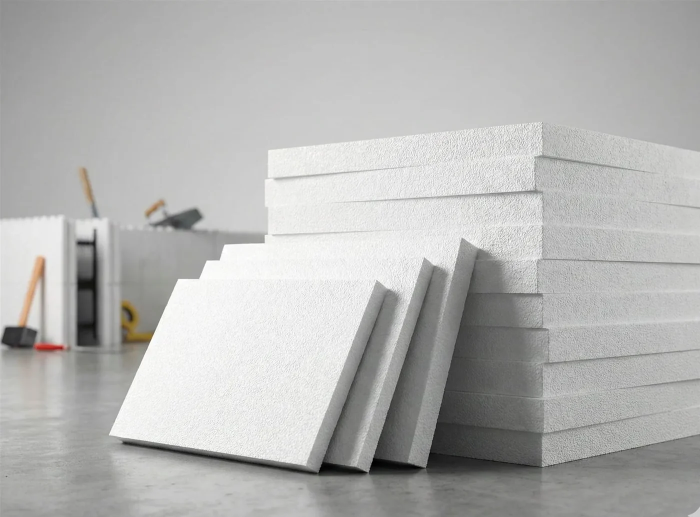
#> input picture products/placas-de-isopor.webp, 1400 x 1034 px, found by its file name (shown at 1/2 size)
$ python build-assets.py
#> lines starting #> are read from the running program, lines starting #| are printed output that depends on the picture
#!/usr/bin/env python3
"""
Pipeline de assets da Polisopor.

Roda uma vez para preparar public/ a partir dos arquivos originais do WordPress
antigo (wp-content/uploads) e das fotos de produto reaproveitadas. Idempotente:
pode rodar de novo sem quebrar nada.

O que faz:
  1. Recorta o logo oficial (JPG com fundo branco, lockup vertical) em duas
     versões PNG transparentes: a marca isolada e um lockup horizontal, que é o
     único formato legível na altura de um header.
  2. Converte as fotos de produto para WebP (leve, para a página) mantendo um
     JPG ao lado (preview de link do WhatsApp e LinkedIn não lê WebP bem).
  3. Recorta a foto de PIR/PUR para tirar o texto e a marca d'água gravados nela.
  4. Gera favicons, ícones de PWA e a imagem de Open Graph.

Uso: python3 scripts/build-assets.py
"""

from pathlib import Path
from PIL import Image, ImageDraw, ImageFont

ROOT = Path(__file__).resolve().parent.parent
PUBLIC = ROOT / "public"
WP = Path("/Users/faustocavalcante/Desktop/SitePolisopor/polisopor/wp-content/uploads")
ISOLAMAX = Path("/Users/faustocavalcante/Documents/Isolamax/ISOLAMAX/public")

PRIMARY = (35, 91, 114)   # #235B72
TEAL = (63, 138, 159)     # #3F8A9F
SKY = (116, 193, 213)     # #74C1D5
MIST = (242, 247, 249)    # #F2F7F9


def ensure(*dirs: Path) -> None:
    for d in dirs:
        d.mkdir(parents=True, exist_ok=True)


# [38 lines left out: functions alpha_from_white, content_rows, not called in this run]


def build_logo() -> None:
    """Separa marca e wordmark, e monta o lockup horizontal."""
    src = WP / "2020/06/POLISOPOR-novo-logo.jpg"
    if not src.exists():
        print(f"  ! logo não encontrado em {src}")
        return

    full = alpha_from_white(Image.open(src))
    rows = content_rows(full)

    # Agrupa as faixas de conteúdo. O logo tem duas: as três formas em cima e o
    # bloco de texto ("POLISOPOR" + tagline) embaixo, separadas por branco.
    bands: list[tuple[int, int]] = []
    start = None
    for y, filled in enumerate(rows):
        if filled and start is None:
            start = y
        elif not filled and start is not None:
            bands.append((start, y))
            start = None
    if start is not None:
        bands.append((start, len(rows)))

    # Descarta faixas finas de ruído de compressão.
    bands = [(a, b) for a, b in bands if b - a > full.height * 0.02]
    if len(bands) < 2:
        print(f"  ! esperava 2 blocos no logo, achei {len(bands)}")
        return

    mark = full.crop((0, bands[0][0], full.width, bands[0][1]))
    mark = mark.crop(mark.getbbox())

    text_top = bands[1][0]
    text_bottom = bands[-1][1]
    word = full.crop((0, text_top, full.width, text_bottom))
    word = word.crop(word.getbbox())

    ensure(PUBLIC / "assets")
    mark.save(PUBLIC / "assets/polisopor-marca.png")

    # Lockup horizontal: marca à esquerda, wordmark à direita, alturas casadas
    # pela altura da marca. O wordmark é reduzido para ~52% dela, que é a
    # proporção que mantém "POLISOPOR" legível sem dominar o símbolo.
    target_h = 360
    mark_r = mark.resize(
        (round(mark.width * target_h / mark.height), target_h), Image.LANCZOS
    )
    word_h = round(target_h * 0.52)
    word_r = word.resize(
        (round(word.width * word_h / word.height), word_h), Image.LANCZOS
    )

    gap = round(target_h * 0.14)
    canvas = Image.new(
        "RGBA", (mark_r.width + gap + word_r.width, target_h), (0, 0, 0, 0)
    )
    canvas.alpha_composite(mark_r, (0, 0))
    canvas.alpha_composite(word_r, (mark_r.width + gap, (target_h - word_h) // 2))
    canvas.save(PUBLIC / "assets/logo-polisopor.png")
    canvas.save(PUBLIC / "assets/logo-polisopor.webp", quality=92, method=6)
    print(f"  logo horizontal {canvas.size}, marca {mark.size}")

    build_icons(mark)


# [24 lines left out: function build_icons, not called in this run]


def strip_watermark(im: Image.Image) -> Image.Image:
    """
    Remove a marca d'água do canto inferior direito.

    As fotos de produto vindas do acervo da Isolamax trazem um losango claro
    gravado no canto (assinatura do gerador de imagem). Não dá para apagar sem
    deixar borrão, então o recorte descarta a faixa: 6% da altura e 5% da
    largura, o suficiente para tirar o símbolo sem comer o assunto, que nessas
    fotos está sempre centralizado ou à esquerda.
    """
    w, h = im.size
    return im.crop((0, 0, round(w * 0.95), round(h * 0.94)))


def save_pair(im: Image.Image, dest_no_ext: Path, max_w: int = 1400) -> None:
    """Salva a imagem como WebP (página) e JPG (preview de link)."""
    ensure(dest_no_ext.parent)
    im = im.convert("RGB")
    if im.width > max_w:
        im = im.resize((max_w, round(im.height * max_w / im.width)), Image.LANCZOS)
    im.save(dest_no_ext.with_suffix(".webp"), quality=86, method=6)
    im.save(dest_no_ext.with_suffix(".jpg"), quality=86, optimize=True, progressive=True)


def build_products() -> None:
    """
    Fotos de produto, cada uma da melhor fonte disponível.

    A primeira versão usava as colagens 800x800 do WordPress antigo, que
    empilhavam cinco fotos pequenas num fundo teal. Servem, mas foto de assunto
    único lê muito melhor num card. Com a liberação para reaproveitar o acervo
    da Isolamax (mesmo dono, mesmos produtos), passamos a preferir as fotos
    limpas dela e a manter a colagem só onde não há alternativa melhor.
    """
    # Fotos limpas de assunto único, do acervo da Isolamax. Todas passam pelo
    # recorte de marca d'água.
    clean = {
        "placas-de-isopor": "products/placas-de-isopor.webp",
        "isopor-para-laje": "products/isopor-para-laje.webp",
        "perolas-de-isopor": "products/perolas-de-isopor.webp",
        "pecas-tecnicas": "products/pecas-tecnicas.webp",
    }
    for slug, rel in clean.items():
        src = ISOLAMAX / rel
        if src.exists():
            save_pair(strip_watermark(Image.open(src)), PUBLIC / "products" / slug)
#> in strip_watermark, `w, h = im.size`: w = 1400; h = 1034
#> in strip_watermark, `return im.crop((0, 0, round(w * 0.95), round(h * 0.94)))`:
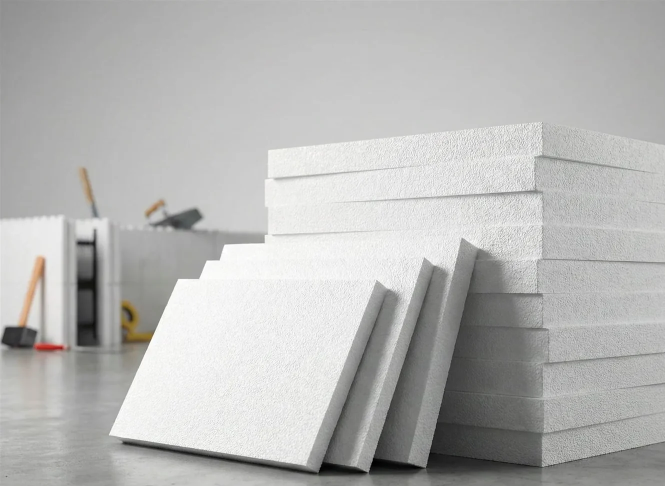
#> returned value: PIL image 1330x972 RGB (shown at 1/2 size); mean R, G, B 182.2, 182.2, 180.9
#> the loop in ensure (call 2), `for d in dirs:` made 1 pass
            print(f"  produto {slug} <- isolamax/{rel.split('/')[-1]} (sem marca d'água)")
#> pass 2 of the loop in build_products, `for slug, rel in clean.items():`:
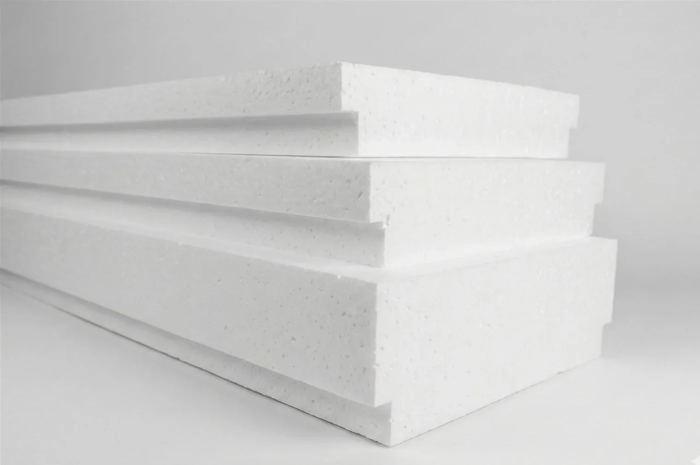
#> input picture products/isopor-para-laje.webp, 1400 x 929 px, found by its file name (shown at 1/2 size)
#> h = 929
#> in strip_watermark (call 2), `return im.crop((0, 0, round(w * 0.95), round(h * 0.94)))`:
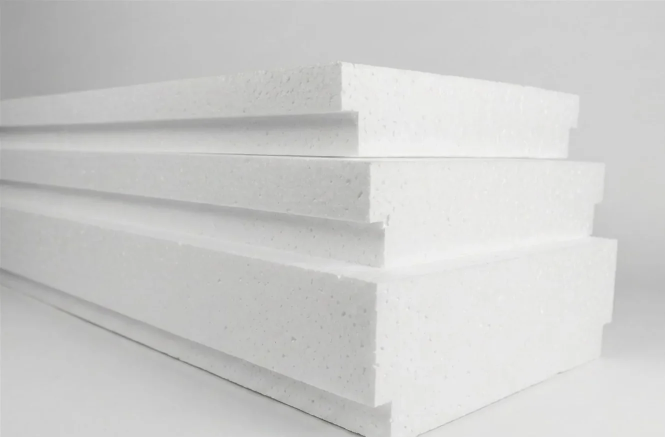
#> returned value: PIL image 1330x873 RGB (shown at 1/2 size); mean R, G, B 205, 205.2, 204
#> pass 3 of the loop in build_products, `for slug, rel in clean.items():`:
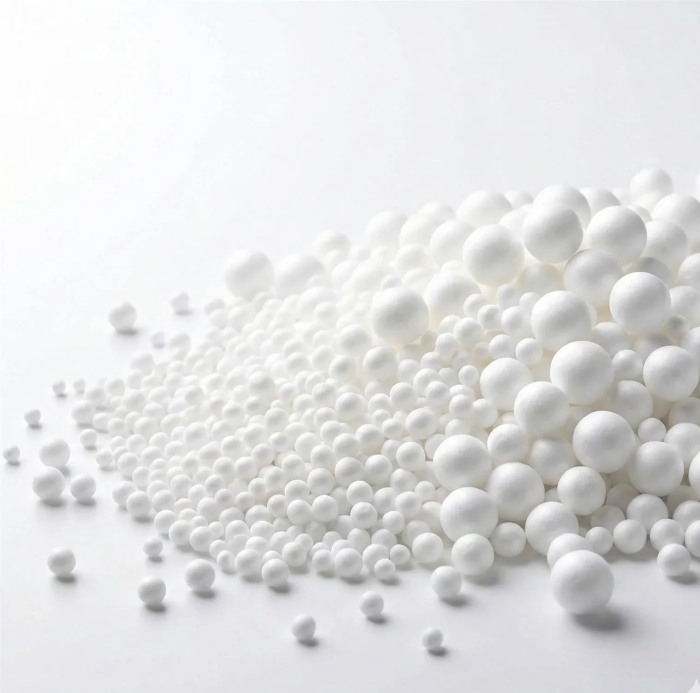
#> input picture products/perolas-de-isopor.webp, 1400 x 1385 px, found by its file name (shown at 1/2 size)
#> h = 1385
#> in strip_watermark (call 3), `return im.crop((0, 0, round(w * 0.95), round(h * 0.94)))`:
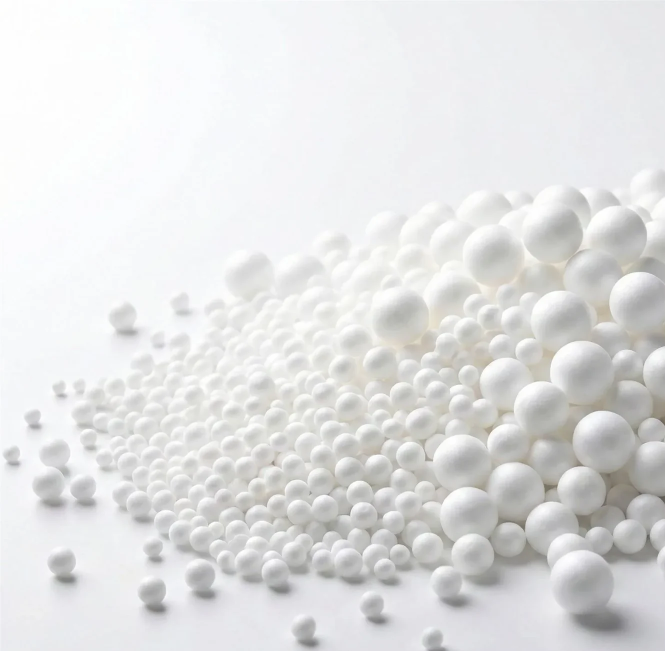
#> returned value: PIL image 1330x1302 RGB (shown at 1/2 size); mean R, G, B 225.7, 226.1, 226.1
#> the loop made 4 passes; the first 3 are shown

    build_forro()

    # Extras da Polisopor, para a galeria de imagens da aplicação.
    extras = {
        "placas-de-isopor-piso": "2025/07/piso-de-isopor.jpg",
        "pecas-tecnicas-cortes": "2025/07/cortes-sob-medida.jpg",
    }
    for slug, rel in extras.items():
        src = WP / rel
        if src.exists():
            save_pair(Image.open(src), PUBLIC / "products" / slug, max_w=800)
#> pass 2 of the loop in build_products, `for slug, rel in extras.items():`:

    # Baldrame: fotos limpas e sem marca d'água.
    baldrame = ISOLAMAX / "products/baldrame-de-isopor"
    pairs = {
        "baldrame-de-isopor": "main.webp",
        "baldrame-de-isopor-vala": "canaletas-eps-1.webp",
        "baldrame-de-isopor-canaleta": "canaletas-eps.jpg",
    }
    for slug, name in pairs.items():
        src = baldrame / name
        if src.exists():
            save_pair(Image.open(src), PUBLIC / "products" / slug)
            print(f"  produto {slug} <- isolamax/{name}")
#> pass 2 of the loop in build_products, `for slug, name in pairs.items():`:
#> pass 3 of the loop in build_products, `for slug, name in pairs.items():`:

    build_xps()
    build_pir_pur()
    build_termolaje()
    build_fibras_e_borrachas()

    # Hero: macro de blocos de EPS, a melhor foto do acervo da Polisopor.
    hero = WP / "2025/07/fundo1.jpg"
    if hero.exists():
        save_pair(Image.open(hero), PUBLIC / "banners/hero-eps", max_w=1600)
        print("  hero <- uploads/2025/07/fundo1.jpg")


# [4 lines left out: function recortar, not called in this run]


def build_fibras_e_borrachas() -> None:
    """
    Lã de rocha, lã de vidro e borrachas elastoméricas, do acervo da Isolamax.

    Quase toda foto dessas linhas é peça de anúncio, com título e botão de
    "Solicite seu orçamento" gravados no arquivo. Como o produto sempre ocupa um
    lado e o texto o outro, o recorte descarta a metade do texto e sobra uma foto
    de produto limpa — melhor do que publicar anúncio de outra marca como se
    fosse foto de catálogo.

    Duas fontes foram descartadas de propósito:
      - `products/la-de-rocha.webp` não é lã de rocha: é a foto de uma pessoa
        trabalhando num laboratório de eletrônica automotiva. Outro arquivo mal
        nomeado no acervo, como o `xps.webp`.
      - `tabela-mantas` e `tabela-propriedades` são fotos de tabela de catálogo.
        Os mesmos dados entraram como tabela HTML nas páginas, que buscador lê,
        leitor de tela anuncia e celular consegue rolar.
    """
    # slug -> (arquivo, recorte, motivo do recorte)
    recortes = {
        "la-de-rocha": (
            "products/la-de-rocha/la-de-rocha-sem-revestimento.webp",
            # 0,53 e não 0,47: o corte mais folgado deixava o rabo da última
            # palavra do título aparecendo na borda esquerda.
            (0.53, 0.0, 0.94, 0.90),
            "texto à esquerda, painéis à direita",
        ),
        "la-de-rocha-cobertura": (
            "products/la-de-rocha/la-de-rocha-foil-estrutura.webp",
            None,
            None,
        ),
        "la-de-rocha-drywall": (
            "products/la-de-rocha/la-de-rocha-kraft-drywall.webp",
            None,
            None,
        ),
        "la-de-vidro": (
            "products/la-de-vidro/la-de-vidro-sem-revestimento.webp",
            (0.50, 0.05, 0.93, 0.82),
            "texto à esquerda, rolos e painéis à direita",
        ),
        "la-de-vidro-aluminizada": (
            "products/la-de-vidro/la-de-vidro-aluminizada.webp",
            None,
            None,
        ),
        "la-de-vidro-isofelt": (
            "products/la-de-vidro/la-de-vidro-isofelt.webp",
            None,
            None,
        ),
        "borrachas-elastomericas": (
            "products/borrachas-elastomericas/tubos.webp",
            (0.0, 0.46, 0.95, 0.95),
            "título na faixa de cima, tubos e acessórios embaixo",
        ),
        "borrachas-elastomericas-manta": (
            "products/borrachas-elastomericas/manta.webp",
            None,
            None,
        ),
    }
    for slug, (rel, box, motivo) in recortes.items():
        src = ISOLAMAX / rel
        if not src.exists():
            print(f"  ! não encontrei {rel}")
            continue
        im = Image.open(src)
        im = recortar(im, *box) if box else strip_watermark(im)
        save_pair(im, PUBLIC / "products" / slug)
        extra = f" — recorte {im.size}: {motivo}" if motivo else ""
        print(f"  produto {slug} <- isolamax/{rel.split('/')[-1]}{extra}")


def build_forro() -> None:
    """
    Fotos do forro, do acervo da Isolamax.

    A foto principal é o quadro com os oito modelos — o mesmo que a Isolamax usa
    na página dela. Os rótulos vêm gravados na imagem, o que normalmente é ruim,
    mas aqui a função da foto é justamente mostrar que existe variedade de
    textura; os nomes dos modelos também aparecem como texto na página, então a
    informação não fica presa no pixel.

    A foto do escritório entra na galeria porque é o único registro do produto
    instalado, e é o que faz o visitante imaginar o resultado.
    """
    base = ISOLAMAX / "products/forro"
    main = base / "forro-main.webp"
    if main.exists():
        save_pair(strip_watermark(Image.open(main)), PUBLIC / "products/forro-de-isopor")
        print("  produto forro-de-isopor <- isolamax/forro-main.webp (quadro de modelos)")

    instalado = Path(
        "/Users/faustocavalcante/Desktop/SiteIsolaMax/portfolio-2026/img/forro-1.jpg"
    )
    if instalado.exists():
        save_pair(strip_watermark(Image.open(instalado)), PUBLIC / "products/forro-instalado")
        print("  produto forro-instalado <- portfolio-2026/forro-1.jpg")

    standard = base / "forro-standard.webp"
    if standard.exists():
        save_pair(strip_watermark(Image.open(standard)), PUBLIC / "products/forro-textura")
        print("  produto forro-textura <- isolamax/forro-standard.webp")


def build_xps() -> None:
    """
    Foto de XPS: as placas creme/branco/amarelo de `xps/xps-main.webp`.

    Escolha confirmada pelo Fausto em 31/08/2026, e vale registrar por que houve
    dúvida: no acervo existem duas fotos candidatas, e a primeira versão deste
    script usou a errada.

    - `banner-produtos/img/xps2.webp` — placas azul-ciano. Foi a primeira
      escolha, pelo raciocínio de que XPS no mercado brasileiro costuma ser azul.
      Descartada: não é o produto que a Polisopor vende.
    - `xps/xps-main.webp` — placas creme, bege e branca em leque. É a foto que
      todos os arquivos nomeados "xps" do acervo usam, e é a correta. **Esta.**

    E um terceiro arquivo que não serve de jeito nenhum: `products/xps.webp`, no
    site da Isolamax, é uma foto de mão passando tinta com pincel — sem relação
    com poliestireno extrudado. O erro está no ar lá.
    """
    for candidate in (
        ISOLAMAX / "products/xps/xps-main.webp",
        # Reserva, caso o acervo da Isolamax saia do lugar: é a mesma foto, em
        # resolução menor.
        Path("/Users/faustocavalcante/Desktop/SiteIsolaMax/portfolio-2026/img/xps.jpg"),
    ):
        if candidate.exists():
            save_pair(
                strip_watermark(Image.open(candidate)),
                PUBLIC / "products/xps-poliestireno-extrudado",
            )
            print(f"  produto xps-poliestireno-extrudado <- {candidate.name} (sem marca d'água)")
            return
#> pass 2 of the loop in build_xps, `for candidate in (`:
#> pass 2 of the loop in build_fibras_e_borrachas, `for slug, (rel, box, motivo) in recortes.items():`:
#> pass 3 of the loop in build_fibras_e_borrachas, `for slug, (rel, box, motivo) in recortes.items():`:
#> the loop made 8 passes; the first 3 are shown
    print("  ! nenhuma foto de XPS encontrada — mantendo o que existir")


def build_termolaje() -> None:
    """
    Fotos da TermoLaje.

    A principal traz um título gravado na imagem ("PLACAS TERMOLAJE...") e a
    marca d'água do gerador. O recorte descarta a faixa superior do texto e a
    faixa inferior da marca, preservando o diagrama de camadas do canto direito,
    que é a parte informativa da foto.

    A terceira imagem do acervo (`termolaje-caracteristicas`) é uma página de
    catálogo da Kingspan Isoeste, com o domínio dela no rodapé. Fica de fora: os
    dados dela entraram como tabela HTML na página do produto.
    """
    base = ISOLAMAX / "products/termolaje"
    main = base / "termolaje-main.webp"
    if main.exists():
        im = Image.open(main)
        w, h = im.size
        # 0,25 e não 0,20: a faixa de texto tem duas linhas, e o corte mais raso
        # deixava o subtítulo aparecendo no topo.
        crop = im.crop((0, round(h * 0.25), w, round(h * 0.915)))
        save_pair(crop, PUBLIC / "products/termolaje")
        print(f"  produto termolaje <- recorte {crop.size} (título e marca d'água removidos)")

    detail = base / "termolaje-detail.webp"
    if detail.exists():
        save_pair(strip_watermark(Image.open(detail)), PUBLIC / "products/termolaje-aplicacao")
        print("  produto termolaje-aplicacao <- termolaje-detail.webp")


def build_pir_pur() -> None:
    """
    Foto de PIR/PUR, recortada.

    O original traz um título gravado na imagem ("SOLUÇÕES DE ISOLAMENTO
    TÉRMICO...") e uma marca d'água de gerador de imagem no canto inferior
    direito. Texto dentro de imagem não é lido por buscador nem por leitor de
    tela, e a marca d'água é lixo visual — o recorte descarta a faixa superior
    do texto e a coluna da direita, sobrando as placas e o galpão.
    """
    src = ISOLAMAX / "products/pir-pur/pir-pur-main.webp"
    if not src.exists():
        print("  ! foto de PIR/PUR não encontrada")
        return
    im = Image.open(src)
    w, h = im.size
    crop = im.crop((0, round(h * 0.45), round(w * 0.88), h))
    save_pair(crop, PUBLIC / "products/blocos-e-placas-de-pir-e-pur")
    print(f"  produto blocos-e-placas-de-pir-e-pur <- recorte {crop.size} (texto e marca d'água removidos)")


# [38 lines left out: function build_placeholder, not called in this run]


def build_og() -> None:
    """
    Imagem de Open Graph 1200x630 — o card que aparece no WhatsApp e no LinkedIn.
    Fundo com a foto do EPS, véu petróleo por cima e o logo na frente.
    """
    ensure(PUBLIC / "og")
    w, h = 1200, 630
    base = Image.new("RGB", (w, h), PRIMARY)
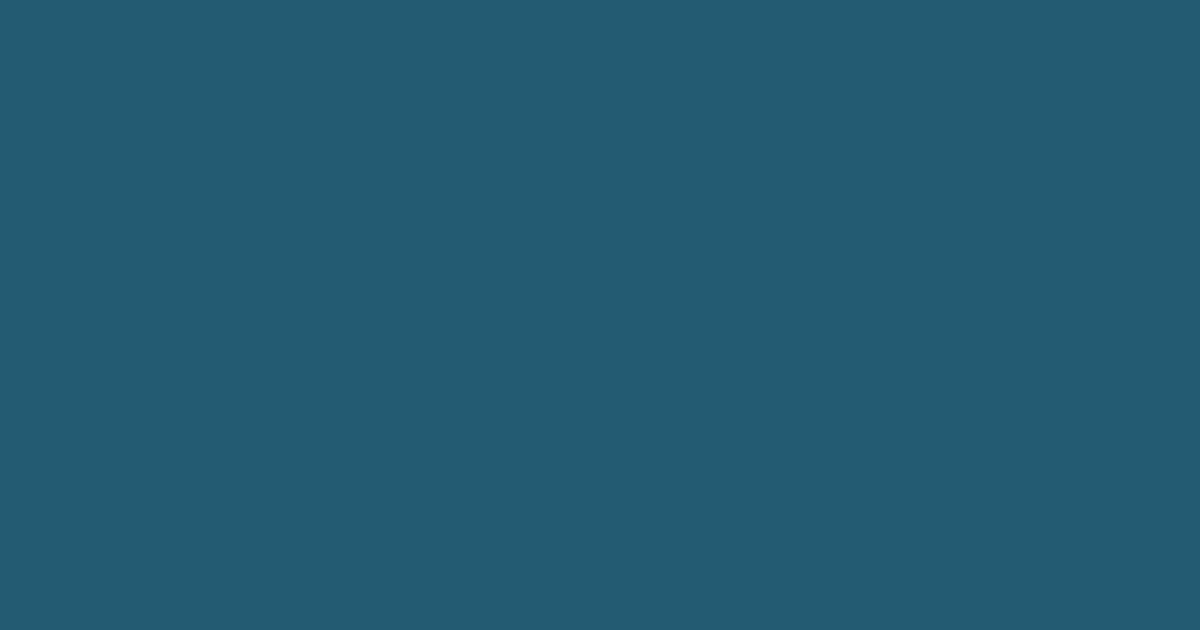
#> base: PIL image 1200x630 RGB; mean R, G, B 35, 91, 114
    hero = WP / "2025/07/fundo1.jpg"
    if hero.exists():
        photo = Image.open(hero).convert("RGB")
        scale = max(w / photo.width, h / photo.height)
        photo = photo.resize(
            (round(photo.width * scale), round(photo.height * scale)), Image.LANCZOS
        )
        base.paste(photo, ((w - photo.width) // 2, (h - photo.height) // 2))
        veil = Image.new("RGBA", (w, h), PRIMARY + (208,))
        base = Image.alpha_composite(base.convert("RGBA"), veil).convert("RGB")

    logo_path = PUBLIC / "assets/logo-polisopor.png"
    if logo_path.exists():
        logo = Image.open(logo_path).convert("RGBA")
        # O logo é petróleo sobre transparente; no véu escuro ele desaparece,
        # então vira branco preservando o alpha.
        white = Image.new("RGBA", logo.size, (255, 255, 255, 255))
        white.putalpha(logo.getchannel("A"))
        target_w = round(w * 0.52)
        white = white.resize(
            (target_w, round(white.height * target_w / white.width)), Image.LANCZOS
        )
        canvas = base.convert("RGBA")
        canvas.alpha_composite(
            white, ((w - white.width) // 2, (h - white.height) // 2 - 30)
        )
        base = canvas.convert("RGB")

    d = ImageDraw.Draw(base)
    font = None
    for candidate in (
        "/System/Library/Fonts/Supplemental/Futura.ttc",
        "/System/Library/Fonts/HelveticaNeue.ttc",
    ):
        if Path(candidate).exists():
            try:
                font = ImageFont.truetype(candidate, 34)
                break
            except OSError:
                continue
    if font:
        text = "ISOPOR EPS SOB MEDIDA  ·  SÃO PAULO"
        box = d.textbbox((0, 0), text, font=font)
        d.text(
            ((w - (box[2] - box[0])) / 2, h * 0.76),
            text,
            font=font,
            fill=(220, 234, 240),
        )
    base.save(PUBLIC / "og/polisopor.jpg", quality=88, optimize=True)
    print("  og/polisopor.jpg gerado")


def main() -> None:
    ensure(PUBLIC / "products", PUBLIC / "banners", PUBLIC / "assets", PUBLIC / "og")
    print("Logo e ícones:")
    build_logo()
    print("Produtos:")
    build_products()
    print("Open Graph:")
    build_og()
    print("\nPronto. Rode `npm run sizes` para atualizar o manifesto de dimensões.")


if __name__ == "__main__":
    main()
